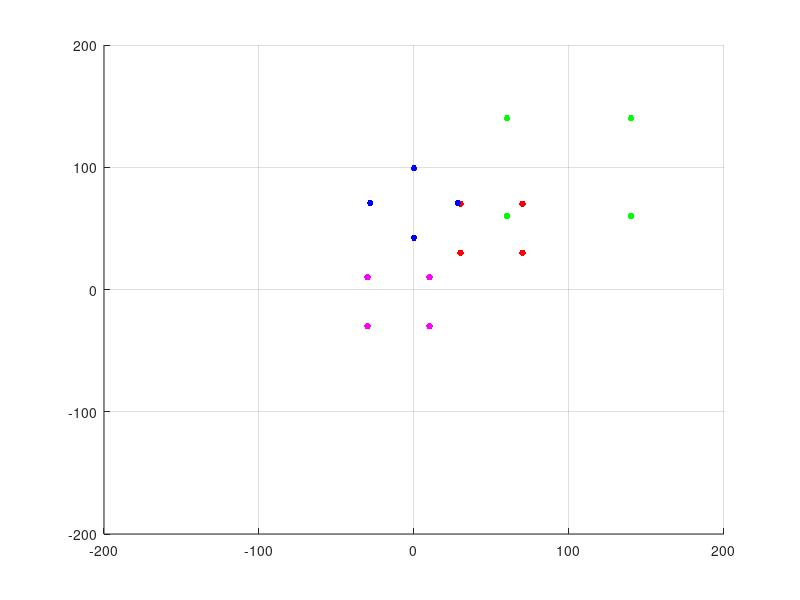

MATLAB code for this plot:
clear all; close all;

a = [30 70 30 70; 30 30 70 70; 1 1 1 1];
dim =160;
a1 = a(1:2,:);

img = ones(dim,dim);
figure;
axis([-200 200 -200 200]);
grid on, hold on,
plot(a1(1,:),a(2,:), 'r.', 'markersize', 15);


theta = pi/4;
T = [cos(theta) -sin(theta) 0; sin(theta) cos(theta) 0; 0 0 1]; %matriz de rtacao
b = T*a;
b1 = b(1:2,:); % seleciona só as linha 1 e 2 da matriz
plot(b1(1,:), b(2,:), 'b.', 'markersize', 15);


T1 = [1 0 -60;0 1 -60;0 0 1]; %matriz de translacao


a1 = T1*a;
a2 = a1(1:2,:);
plot(a2(1,:), a2(2,:), 'm.', 'markersize', 15);

T2 = [2 0 0;0 2 0;0 0 1];
a3 = T2*a;
a4 = a3(1:2,:);
plot(a4(1,:), a4(2,:), 'g.', 'markersize', 15);
